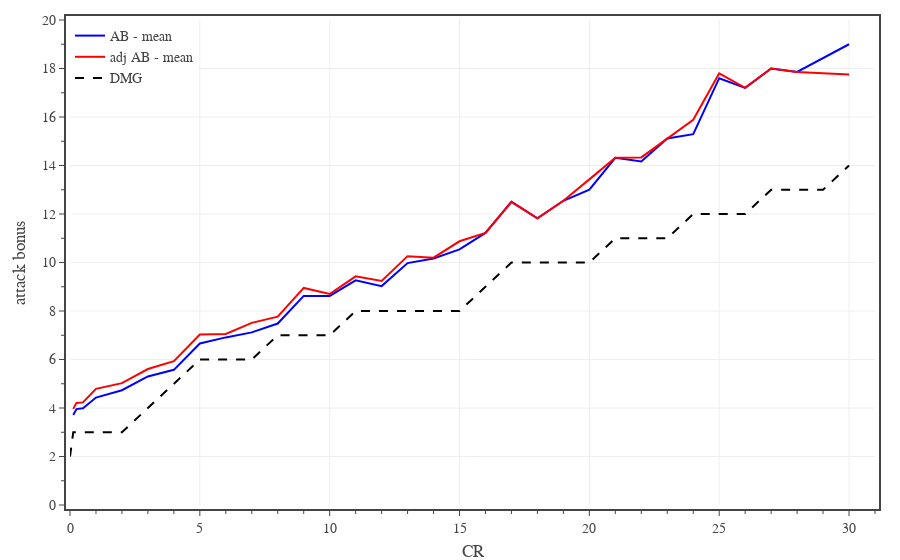

Notebook cell for this chart:
### Code cell
# plots monster AB vs CR

# create figure
fig = go.Figure(
    layout=go.Layout(
        template=TFB_TEMPLATE,
        margin=dict(l=70, r=25, b=55, t=20, pad=4),
        xaxis=dict(
            title_text='CR',
            range=[0,31],
            tick0=0, dtick=5,
            minor=dict(tick0=0, dtick=1),
        ),
        yaxis=dict(
            title_text='attack bonus',
            range=[0,20],
            tick0=0, dtick=2,
            minor=dict(tick0=0, dtick=1),
        ),
        legend=dict(
            xanchor='left', yanchor='top',
            x=0.00, y=1.00,
            orientation='v',
            tracegroupgap=0,
        )
    )
)

plot_confidence_interval(fig, df0, 0.0, 'CR', 'AB', 'AB', 'rgba(0, 0, 255, 1.0)', 'rgba(0, 0, 255, 0.3)')

plot_confidence_interval(fig, df0, 0.0, 'CR', 'adj AB', 'adj AB', 'rgba(255, 0, 0, 1.0)', 'rgba(255, 0, 0, 0.3)')

# plot reference line
fig.add_trace(go.Scatter(
    x=dfD0.index, y=dfD0['AB'],
    mode='lines', 
    name='DMG',
    line=dict(color='black', dash='dash'),
    hoverinfo='skip', 
))

# show figure
fig.show(config=TFB_CONFIG, width=600, height=450)
fig.update_layout(autosize=True)

# save figures
if SAVEFIGS:
    save_fig_html(fig, format='large', name='fig-ab-vs-cr')
    save_fig_html(fig, format='small', name='fig-ab-vs-cr')

### Figure 1 — Plotly figure (JSON) as saved in the notebook; plotly's stock layout.template omitted (floating-point values rounded to 4 significant figures)
{"data": [{"hovertemplate": "<b>AB</b><br>CR %{x:,.0f}<br>Mean %{y:,.1f}<br><extra></extra>", "legendgroup": "AB", "line": {"color": "rgba(0, 0, 255, 1.0)"}, "mode": "lines", "name": "AB - mean", "type": "scatter", "x": [0.125, 0.25, 0.5, 1, 2, 3, 4, 5, 6, 7, 8, 9, 10, 11, 12, 13, 14, 15, 16, 17, 18, 19, 20, 21, 22, 23, 24, 25, 26, 27, 28, 30], "y": [3.714, 3.956, 3.99, 4.43, 4.734, 5.3, 5.574, 6.662, 6.911, 7.119, 7.482, 8.623, 8.62, 9.265, 9.026, 9.976, 10.17, 10.54, 11.22, 12.5, 11.82, 12.55, 13, 14.32, 14.17, 15.11, 15.29, 17.6, 17.2, 18, 17.86, 19]}, {"hovertemplate": "<b>adj AB</b><br>CR %{x:,.0f}<br>Mean %{y:,.1f}<br><extra></extra>", "legendgroup": "adj AB", "line": {"color": "rgba(255, 0, 0, 1.0)"}, "mode": "lines", "name": "adj AB - mean", "type": "scatter", "x": [0.125, 0.25, 0.5, 1, 2, 3, 4, 5, 6, 7, 8, 9, 10, 11, 12, 13, 14, 15, 16, 17, 18, 19, 20, 21, 22, 23, 24, 25, 26, 27, 28, 30], "y": [3.964, 4.211, 4.231, 4.789, 5.025, 5.606, 5.93, 7.034, 7.051, 7.512, 7.765, 8.951, 8.7, 9.429, 9.237, 10.26, 10.2, 10.88, 11.22, 12.5, 11.82, 12.55, 13.43, 14.32, 14.33, 15.11, 15.88, 17.8, 17.2, 18, 17.86, 17.75]}, {"hoverinfo": "skip", "line": {"color": "black", "dash": "dash"}, "mode": "lines", "name": "DMG", "type": "scatter", "x": [0, 0.125, 0.25, 0.5, 1, 2, 3, 4, 5, 6, 7, 8, 9, 10, 11, 12, 13, 14, 15, 16, 17, 18, 19, 20, 21, 22, 23, 24, 25, 26, 27, 28, 29, 30], "y": [2, 3, 3, 3, 3, 3, 4, 5, 6, 6, 6, 7, 7, 7, 8, 8, 8, 8, 8, 9, 10, 10, 10, 10, 11, 11, 11, 12, 12, 12, 13, 13, 13, 14]}], "layout": {"legend": {"orientation": "v", "tracegroupgap": 0, "x": 0, "xanchor": "left", "y": 1, "yanchor": "top"}, "margin": {"b": 55, "l": 70, "pad": 4, "r": 25, "t": 20}, "xaxis": {"dtick": 5, "minor": {"dtick": 1, "tick0": 0}, "range": [0, 31], "tick0": 0, "title": {"text": "CR"}}, "yaxis": {"dtick": 2, "minor": {"dtick": 1, "tick0": 0}, "range": [0, 20], "tick0": 0, "title": {"text": "attack bonus"}}}}
